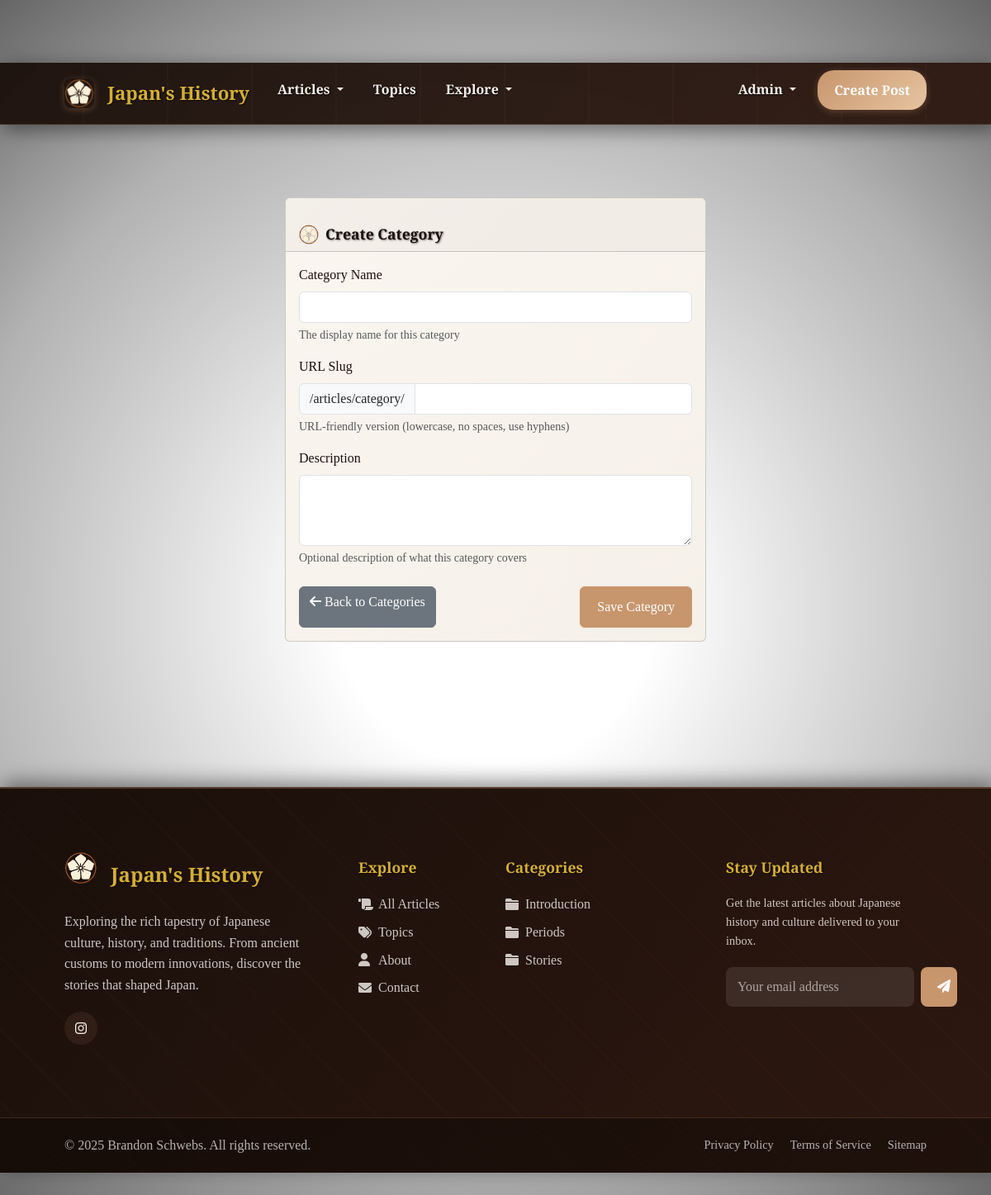
Page /admin/categories/new (signed in) on the committed database.
### tables this page shows
CREATE TABLE social_links (
                id INTEGER PRIMARY KEY AUTOINCREMENT,
                name TEXT NOT NULL,
                url TEXT NOT NULL,
                icon_class TEXT NOT NULL,
                display_order INTEGER DEFAULT 0,
                is_active BOOLEAN DEFAULT 1,
                created_at TIMESTAMP DEFAULT CURRENT_TIMESTAMP,
                updated_at TIMESTAMP DEFAULT CURRENT_TIMESTAMP
            );

CREATE TABLE categories (
                id INTEGER PRIMARY KEY AUTOINCREMENT,
                name TEXT UNIQUE NOT NULL,
                slug TEXT UNIQUE NOT NULL,
                description TEXT,
                created_at TIMESTAMP DEFAULT CURRENT_TIMESTAMP
            );

### routes/admin.py (the view, shortened to what this page needs)
@admin.route('/admin/categories/new', methods=['GET', 'POST'])
@admin_required
def admin_create_category():
    form = CategoryForm()
    return render_template('admin/category_form.html', form=form, title='Create Category')

### forms.py
class CategoryForm(FlaskForm):
    name = StringField('Category Name', validators=[DataRequired(), Length(min=2, max=50)])
    slug = StringField('URL Slug', validators=[DataRequired(), Length(min=2, max=50)])
    description = TextAreaField('Description', validators=[Length(max=200)])
    submit = SubmitField('Save Category')

class SearchForm(FlaskForm):
    query = StringField('Search', validators=[Length(max=200)], render_kw={"placeholder": "Search posts..."})
    submit = SubmitField('Search')

### models.py (called while the page is built)
def get_db():
    db = getattr(g, '_database', None)
    if db is None:
        db = g._database = sqlite3.connect(current_app.config['DATABASE'])
        db.row_factory = sqlite3.Row
    return db

    @staticmethod
    def get_introduction_post():
        db = get_db()
        return db.execute('''
            SELECT p.* FROM posts p
            JOIN categories c ON p.category_id = c.id
            WHERE c.slug = 'introduction'
            LIMIT 1
        ''').fetchone()

    @staticmethod
    def get_all_categories():
        db = get_db()
        return db.execute('''
            SELECT c.*, COUNT(p.id) as post_count
            FROM categories c
            LEFT JOIN posts p ON c.id = p.category_id
            GROUP BY c.id
            ORDER BY c.name
        ''').fetchall()

    @staticmethod
    def get_active_social_links():
        db = get_db()
        return db.execute('''
            SELECT * FROM social_links
            WHERE is_active = 1
            ORDER BY display_order ASC, name ASC
        ''').fetchall()

### routes/main.py (called while the page is built)
@main.app_context_processor
def inject_template_vars():
    all_categories = CategoryModel.get_all_categories()
    categories_with_articles = [cat for cat in all_categories if cat['post_count'] > 0]
    introduction_post = PostModel.get_introduction_post()
    social_links = SocialLinksModel.get_active_social_links()
    return {
        'is_admin_logged_in': is_admin_logged_in(),
        'categories': categories_with_articles,
        'navbar_introduction_post': introduction_post,
        'social_links': social_links
    }

### routes/search.py (called while the page is built)
@search.app_context_processor
def inject_search_form():
    return {'search_form': SearchForm(), 'is_admin_logged_in': is_admin_logged_in()}

### utils.py (called while the page is built)
def is_admin_logged_in():
    return session.get('admin_logged_in', False)

### templates/admin/category_form.html (shortened to what this page needs)
{% extends "base.html" %}
{% block content %}
<div class="row justify-content-center">
    <div class="col-md-8 col-lg-6">
        <div class="card">
            <div class="card-header">
                <h5 class="mb-0 d-flex align-items-center">
                    <img src="{{ url_for('static', filename='img/Japanese History Blog Logo - Styled.png') }}" alt="Japan's History Logo" class="me-2" style="height: 24px; width: 24px;">{{ title }}
                </h5>
            </div>
            <div class="card-body">
                <form method="POST">
                    <div class="mb-3">
                        {{ form.name.label(class="form-label") }}
                        {{ form.name(class="form-control" + (" is-invalid" if form.name.errors else "")) }}
                        <div class="form-text">The display name for this category</div>
                    </div>
                    <div class="mb-3">
                        {{ form.slug.label(class="form-label") }}
                        <div class="input-group">
                            <span class="input-group-text">/articles/category/</span>
                            {{ form.slug(class="form-control" + (" is-invalid" if form.slug.errors else "")) }}
                        </div>
                        <div class="form-text">URL-friendly version (lowercase, no spaces, use hyphens)</div>
                    </div>
                    <div class="mb-4">
                        {{ form.description.label(class="form-label") }}
                        {{ form.description(class="form-control", rows="3") }}
                        <div class="form-text">Optional description of what this category covers</div>
                    </div>
                    <div class="d-flex justify-content-between">
                        <a href="{{ url_for('admin.admin_categories') }}" class="btn btn-secondary">
                            <i class="fas fa-arrow-left me-1"></i>Back to Categories
                        </a>
                        {{ form.submit(class="btn btn-primary") }}
                    </div>
                </form>
            </div>
        </div>
    </div>
</div>
{% endblock %}

### templates/base.html (shortened to what this page needs)
<!DOCTYPE html>
<html lang="en">
<head>
    <link href="https://cdn.jsdelivr.net/npm/bootstrap@5.3.0/dist/css/bootstrap.min.css" rel="stylesheet">
    <link href="https://cdnjs.cloudflare.com/ajax/libs/font-awesome/6.0.0/css/all.min.css" rel="stylesheet">
    <link href="{{ url_for('static', filename='css/style.css') }}" rel="stylesheet">
</head>
<body>
    <nav class="navbar navbar-expand-lg fixed-top navbar-enhanced">
        <div class="container">
            <a class="navbar-brand navbar-brand-enhanced d-flex align-items-center" href="{{ url_for('main.index') }}">
                <img src="{{ url_for('static', filename='img/Japanese History Blog Logo - Styled.png') }}"
                     alt="Japan's History Logo" class="navbar-logo-enhanced me-3">
                Japan's History
            </a>
            <div class="collapse navbar-collapse" id="navbarNav">
                <ul class="navbar-nav me-auto">
                    <li class="nav-item dropdown">
                        <a class="nav-link nav-link-enhanced dropdown-toggle" href="{{ url_for('main.articles') }}"
                           role="button" data-bs-toggle="dropdown" aria-expanded="false">
                            Articles
                        </a>
                    </li>
                    <li class="nav-item">
                        <a class="nav-link nav-link-enhanced" href="{{ url_for('search.all_tags') }}">
                            Topics
                        </a>
                    </li>
                    <li class="nav-item dropdown">
                        <a class="nav-link nav-link-enhanced dropdown-toggle" href="#"
                           role="button" data-bs-toggle="dropdown" aria-expanded="false">
                            Explore
                        </a>
                    </li>
                </ul>
                <ul class="navbar-nav">
                    {% if is_admin_logged_in %}
                    <li class="nav-item dropdown d-flex align-items-center">
                        <a class="nav-link nav-link-enhanced dropdown-toggle" href="#"
                           role="button" data-bs-toggle="dropdown">
                            Admin
                        </a>
                    </li>
                    {% endif %}
                    {% if is_admin_logged_in %}
                    <li class="nav-item d-flex align-items-center">
                        <a class="nav-cta-btn" href="{{ url_for('posts.create_post') }}">
                            Create Post
                        </a>
                    </li>
                    {% else %}
                    <li class="nav-item">
                        <a class="nav-link nav-link-enhanced" href="{{ url_for('auth.admin_login') }}">
                            Admin
                        </a>
                    </li>
                    {% endif %}
                </ul>
            </div>
        </div>
    </nav>
    <main class="content-section">
        <div class="container mt-4">
            {% block content %}{% endblock %}
        </div>
    </main>
    <footer class="footer-enhanced">
        <div class="footer-main">
            <div class="container">
                <div class="row">
                    <div class="col-lg-4 col-md-6 mb-4">
                        <div class="footer-brand">
                            <div class="d-flex align-items-center mb-3">
                                <img src="{{ url_for('static', filename='img/Japanese History Blog Logo - Styled.png') }}"
                                     alt="Japan's History Logo" class="me-3" style="height: 40px; width: 40px; border-radius: 8px;">
                                <h4>Japan's History</h4>
                            </div>
                            <p>Exploring the rich tapestry of Japanese culture, history, and traditions. From ancient customs to modern innovations, discover the stories that shaped Japan.</p>
                            {% if social_links %}
                            <div class="footer-social">
                                {% for link in social_links %}
                                <a href="{{ link.url }}" class="social-link" title="{{ link.name }}" target="_blank" rel="noopener noreferrer">
                                    <i class="{{ link.icon_class }}"></i>
                                </a>
                                {% endfor %}
                            </div>
                            {% endif %}
                        </div>
                    </div>
                    <div class="col-lg-2 col-md-6 mb-4">
                        <div class="footer-links">
                            <h5>Explore</h5>
                            <ul>
                                <li><a href="{{ url_for('main.articles') }}">
                                    <i class="fas fa-scroll"></i>All Articles
                                </a></li>
                                <li><a href="{{ url_for('search.all_tags') }}">
                                    <i class="fas fa-tags"></i>Topics
                                </a></li>
                                <li><a href="{{ url_for('main.about') }}">
                                    <i class="fas fa-user"></i>About
                                </a></li>
                                <li><a href="{{ url_for('main.contact') }}">
                                    <i class="fas fa-envelope"></i>Contact
                                </a></li>
                            </ul>
                        </div>
                    </div>
                    <div class="col-lg-3 col-md-6 mb-4">
                        <div class="footer-links">
                            <h5>Categories</h5>
                            <ul>
                                {% for category in categories[:5] %}
                                <li><a href="{{ url_for('main.articles_by_category', category_slug=category.slug) }}">
                                    <i class="fas fa-folder"></i>{{ category.name }}
                                </a></li>
                                {% endfor %}
                            </ul>
                        </div>
                    </div>
                    <div class="col-lg-3 col-md-6 mb-4">
                        <div class="footer-links">
                            <h5>Stay Updated</h5>
                            <p style="color: var(--text-warm); opacity: 0.8; font-size: 0.9rem;">
                                Get the latest articles about Japanese history and culture delivered to your inbox.
                            </p>
                            <form class="newsletter-form">
                                <input type="email" class="newsletter-input" placeholder="Your email address" required>
                                <button type="submit" class="newsletter-btn">
                                    <i class="fas fa-paper-plane"></i>
                                </button>
                            </form>
                        </div>
                    </div>
                </div>
            </div>
        </div>
        <div class="footer-bottom">
            <div class="container">
                <div class="footer-bottom-content">
                    <p class="footer-copyright">
                        &copy; 2025 Brandon Schwebs. All rights reserved.
                    </p>
                    <div class="footer-legal">
                        <a href="#">Privacy Policy</a>
                        <a href="#">Terms of Service</a>
                        <a href="#">Sitemap</a>
                    </div>
                </div>
            </div>
        </div>
    </footer>
    <link href="https://cdn.quilljs.com/1.3.7/quill.snow.css" rel="stylesheet">
</body>
</html>

### rows in the picture
categories: name "Introduction"
categories: name "Periods"
categories: name "Stories"

### other values in the picture
{{ title }} "Create Category"
